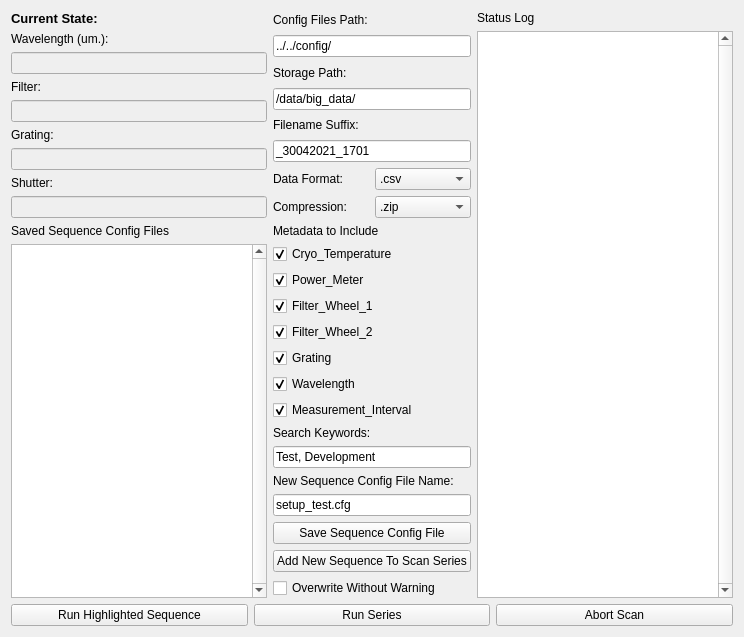
     <widget class="QWidget" name="tab3_settings">
      <attribute name="title">
       <string>Page</string>
      </attribute>
      <layout class="QGridLayout" name="gridLayout_6">
       <item row="0" column="0" rowspan="2">
        <layout class="QGridLayout" name="current_params_gridLayout_tab3">
         <item row="7" column="0">
          <widget class="QLabel" name="shutter_current_label_tab3">
           <property name="text">
            <string>Shutter:</string>
           </property>
          </widget>
         </item>
         <item row="8" column="0">
          <widget class="QLineEdit" name="shutter_current_ledit_tab3">
           <property name="enabled">
            <bool>false</bool>
           </property>
          </widget>
         </item>
         <item row="4" column="0">
          <widget class="QLineEdit" name="osf_current_ledit_tab3">
           <property name="enabled">
            <bool>false</bool>
           </property>
          </widget>
         </item>
         <item row="3" column="0">
          <widget class="QLabel" name="osf_current_label_tab3">
           <property name="text">
            <string>Filter:</string>
           </property>
          </widget>
         </item>
         <item row="0" column="0">
          <widget class="QLabel" name="curent_parameters_title_tab3">
           <property name="font">
            <font>
             <pointsize>10</pointsize>
             <weight>75</weight>
             <bold>true</bold>
            </font>
           </property>
           <property name="text">
            <string>Current State:</string>
           </property>
          </widget>
         </item>
         <item row="2" column="0">
          <widget class="QLineEdit" name="wavelength_current_ledit_tab3">
           <property name="enabled">
            <bool>false</bool>
           </property>
           <property name="text">
            <string/>
           </property>
          </widget>
         </item>
         <item row="1" column="0">
          <widget class="QLabel" name="wavelength_current_label_tab3">
           <property name="text">
            <string>Wavelength (um.):</string>
           </property>
          </widget>
         </item>
         <item row="6" column="0">
          <widget class="QLineEdit" name="grating_current_ledit_tab3">
           <property name="enabled">
            <bool>false</bool>
           </property>
          </widget>
         </item>
         <item row="5" column="0">
          <widget class="QLabel" name="grating_current_label_tab3">
           <property name="text">
            <string>Grating:</string>
           </property>
          </widget>
         </item>
        </layout>
       </item>
       <item row="0" column="1">
        <layout class="QVBoxLayout" name="config_files_verticalLayout_tab3">
         <item>
          <widget class="QLabel" name="config_path_label_tab3">
           <property name="text">
            <string>Config Files Path:</string>
           </property>
          </widget>
         </item>
         <item>
          <widget class="QLineEdit" name="config_path_lineEdit_tab3">
           <property name="text">
            <string>../../config/</string>
           </property>
           <property name="placeholderText">
            <string/>
           </property>
          </widget>
         </item>
         <item>
          <widget class="QLabel" name="storage_path_label_tab3">
           <property name="text">
            <string>Storage Path:</string>
           </property>
          </widget>
         </item>
         <item>
          <widget class="QLineEdit" name="storage_path_lineEdit_tab3">
           <property name="text">
            <string>/data/big_data/</string>
           </property>
           <property name="placeholderText">
            <string/>
           </property>
          </widget>
         </item>
         <item>
          <widget class="QLabel" name="filename_suffix_label_tab3">
           <property name="text">
            <string>Filename Suffix:</string>
           </property>
          </widget>
         </item>
         <item>
          <widget class="QLineEdit" name="filename_suffix_lineEdit_tab3">
           <property name="text">
            <string>_30042021_1701</string>
           </property>
           <property name="placeholderText">
            <string/>
           </property>
          </widget>
         </item>
        </layout>
       </item>
       <item row="0" column="2" rowspan="4">
        <layout class="QVBoxLayout" name="sl_verticalLayout_tab3">
         <item>
          <widget class="QLabel" name="status_log_label_tab3">
           <property name="text">
            <string>Status Log</string>
           </property>
          </widget>
         </item>
         <item>
          <widget class="QTextBrowser" name="sl_textBrowser_tab3">
           <property name="verticalScrollBarPolicy">
            <enum>Qt::ScrollBarAlwaysOn</enum>
           </property>
          </widget>
         </item>
        </layout>
       </item>
       <item row="1" column="1">
        <layout class="QVBoxLayout" name="data_format_verticalLayout_tab3">
         <item>
          <layout class="QHBoxLayout" name="data_format_horizontalLayout_tab3">
           <item>
            <widget class="QLabel" name="data_format_label_tab3">
             <property name="text">
              <string>Data Format:</string>
             </property>
            </widget>
           </item>
           <item>
            <widget class="QComboBox" name="data_format_comboBox_tab3">
             <property name="currentText">
              <string>.parquet</string>
             </property>
             <item>
              <property name="text">
               <string>.csv</string>
              </property>
             </item>
             <item>
              <property name="text">
               <string>.json</string>
              </property>
             </item>
             <item>
              <property name="text">
               <string>.parquet</string>
              </property>
             </item>
            </widget>
           </item>
          </layout>
         </item>
         <item>
          <layout class="QHBoxLayout" name="horizontalLayout_7">
           <item>
            <widget class="QLabel" name="compresssion_label_tab3">
             <property name="text">
              <string>Compression:</string>
             </property>
            </widget>
           </item>
           <item>
            <widget class="QComboBox" name="compression_comboBox_tab3">
             <property name="currentText">
              <string>.tgz</string>
             </property>
             <item>
              <property name="text">
               <string>.zip</string>
              </property>
             </item>
             <item>
              <property name="text">
               <string>.tgz</string>
              </property>
             </item>
             <item>
              <property name="text">
               <string>.tar</string>
              </property>
             </item>
            </widget>
           </item>
          </layout>
         </item>
        </layout>
       </item>
       <item row="2" column="0" rowspan="2">
        <layout class="QVBoxLayout" name="add_sequence_verticalLayout_tab3">
         <item>
          <widget class="QLabel" name="sequence_config_files_label_tab3">
           <property name="text">
            <string>Saved Sequence Config Files</string>
           </property>
          </widget>
         </item>
         <item>
          <widget class="QListWidget" name="sequence_config_files_tab3">
           <property name="verticalScrollBarPolicy">
            <enum>Qt::ScrollBarAlwaysOn</enum>
           </property>
           <property name="dragDropMode">
            <enum>QAbstractItemView::DragDrop</enum>
           </property>
          </widget>
         </item>
        </layout>
       </item>
       <item row="2" column="1">
        <layout class="QVBoxLayout" name="metadata_verticalLayout_tab3">
         <item>
          <widget class="QLabel" name="metadata_label_tab3">
           <property name="text">
            <string>Metadata to Include</string>
           </property>
          </widget>
         </item>
         <item>
          <widget class="QCheckBox" name="checkBox">
           <property name="enabled">
            <bool>true</bool>
           </property>
           <property name="text">
            <string>Cryo_Temperature</string>
           </property>
           <property name="checked">
            <bool>true</bool>
           </property>
          </widget>
         </item>
         <item>
          <widget class="QCheckBox" name="checkBox_2">
           <property name="text">
            <string>Power_Meter</string>
           </property>
           <property name="checked">
            <bool>true</bool>
           </property>
          </widget>
         </item>
         <item>
          <widget class="QCheckBox" name="checkBox_3">
           <property name="text">
            <string>Filter_Wheel_1</string>
           </property>
           <property name="checked">
            <bool>true</bool>
           </property>
          </widget>
         </item>
         <item>
          <widget class="QCheckBox" name="checkBox_4">
           <property name="text">
            <string>Filter_Wheel_2</string>
           </property>
           <property name="checked">
            <bool>true</bool>
           </property>
          </widget>
         </item>
         <item>
          <widget class="QCheckBox" name="checkBox_5">
           <property name="text">
            <string>Grating</string>
           </property>
           <property name="checked">
            <bool>true</bool>
           </property>
          </widget>
         </item>
         <item>
          <widget class="QCheckBox" name="checkBox_6">
           <property name="text">
            <string>Wavelength</string>
           </property>
           <property name="checked">
            <bool>true</bool>
           </property>
          </widget>
         </item>
         <item>
          <widget class="QCheckBox" name="checkBox_7">
           <property name="text">
            <string>Measurement_Interval</string>
           </property>
           <property name="checked">
            <bool>true</bool>
           </property>
          </widget>
         </item>
         <item>
          <widget class="QLabel" name="keywords_label_tab3">
           <property name="text">
            <string>Search Keywords:</string>
           </property>
          </widget>
         </item>
         <item>
          <widget class="QLineEdit" name="keywords_lineEdit_tab3">
           <property name="text">
            <string>Test, Development</string>
           </property>
           <property name="placeholderText">
            <string/>
           </property>
          </widget>
         </item>
        </layout>
       </item>
       <item row="3" column="1">
        <layout class="QVBoxLayout" name="add_sequence2_verticalLayout_tab3">
         <item>
          <widget class="QLabel" name="sequence_name_label_4">
           <property name="sizePolicy">
            <sizepolicy hsizetype="Preferred" vsizetype="Maximum">
             <horstretch>0</horstretch>
             <verstretch>0</verstretch>
            </sizepolicy>
           </property>
           <property name="text">
            <string>New Sequence Config File Name:</string>
           </property>
          </widget>
         </item>
         <item>
          <widget class="QLineEdit" name="sequence_name_ledit_4">
           <property name="text">
            <string>setup_test.cfg</string>
           </property>
           <property name="placeholderText">
            <string/>
           </property>
          </widget>
         </item>
         <item>
          <widget class="QPushButton" name="save_sequence_pushButton_4_tab2_3">
           <property name="text">
            <string>Save Sequence Config File</string>
           </property>
          </widget>
         </item>
         <item>
          <widget class="QPushButton" name="add_sequence_button_tab3">
           <property name="sizePolicy">
            <sizepolicy hsizetype="Minimum" vsizetype="Maximum">
             <horstretch>0</horstretch>
             <verstretch>0</verstretch>
            </sizepolicy>
           </property>
           <property name="text">
            <string>Add New Sequence To Scan Series</string>
           </property>
          </widget>
         </item>
         <item>
          <widget class="QCheckBox" name="overwrite_checkBox_tab3_5">
           <property name="text">
            <string>Overwrite Without Warning</string>
           </property>
          </widget>
         </item>
        </layout>
       </item>
       <item row="4" column="0" colspan="3">
        <layout class="QHBoxLayout" name="run_bottons_horizontalLayout_tab3">
         <item>
          <widget class="QPushButton" name="run_single_tab3">
           <property name="text">
            <string>Run Highlighted Sequence</string>
           </property>
          </widget>
         </item>
         <item>
          <widget class="QPushButton" name="run_series_tab3">
           <property name="text">
            <string>Run Series</string>
           </property>
          </widget>
         </item>
         <item>
          <widget class="QPushButton" name="abort_scan_button_tab3">
           <property name="text">
            <string>Abort Scan</string>
           </property>
          </widget>
         </item>
        </layout>
       </item>
      </layout>
     </widget>
